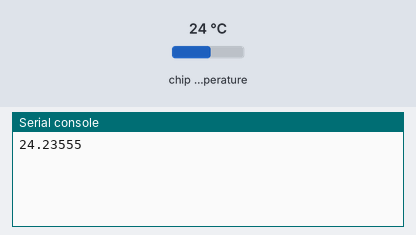
Simulated run of this program. Board: Raspberry Pi Pico running MicroPython. Parts: the last lines printed to the serial console. The test bench sets the inputs (shaded band); at power-on: chip temperature 24 °C.

Above: at 1.2 s.
1.3 s: chip temperature set to 1 °C
At 3.0 s:
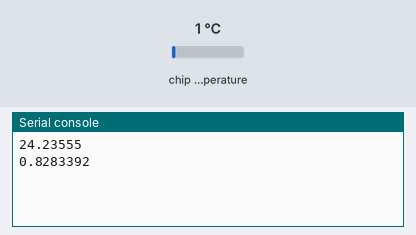
4.0 s: chip temperature set to 11 °C
At 4.6 s:
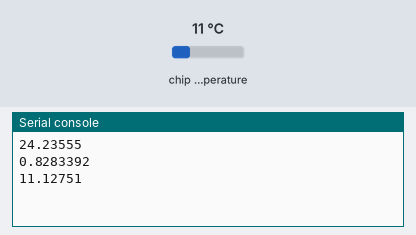
Timing chart, 0 to 7.0 s (numbered marks = the images above; inputs shaded):
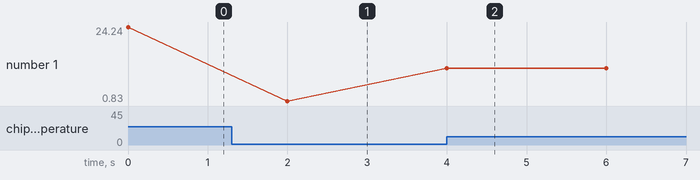

Measured:
- after the input at 1.3 s, the serial console: prints a new line after 0.70 s (image 1)
- after the input at 4.0 s, the serial console: prints a new line at once (image 2)
- plotted number 1: 24.24 → 0.83 after the input at 1.3 s, 0.83 → 11.13 after the input at 4.0 s

The program:

08_2_temperature.py
```python
import machine
import time
sensorChannel = machine.ADC(4)
conversionFactor = 3.3/65535
try:
    while True:
        sensorInput = sensorChannel.read_u16()
        sensorConversion = sensorInput*conversionFactor
        temperature = 27 - (sensorConversion - 0.706)/0.001721
        print(temperature)
        time.sleep(2)
except KeyboardInterrupt:
    print("프로그램이 중단되었습니다.")


   
```
